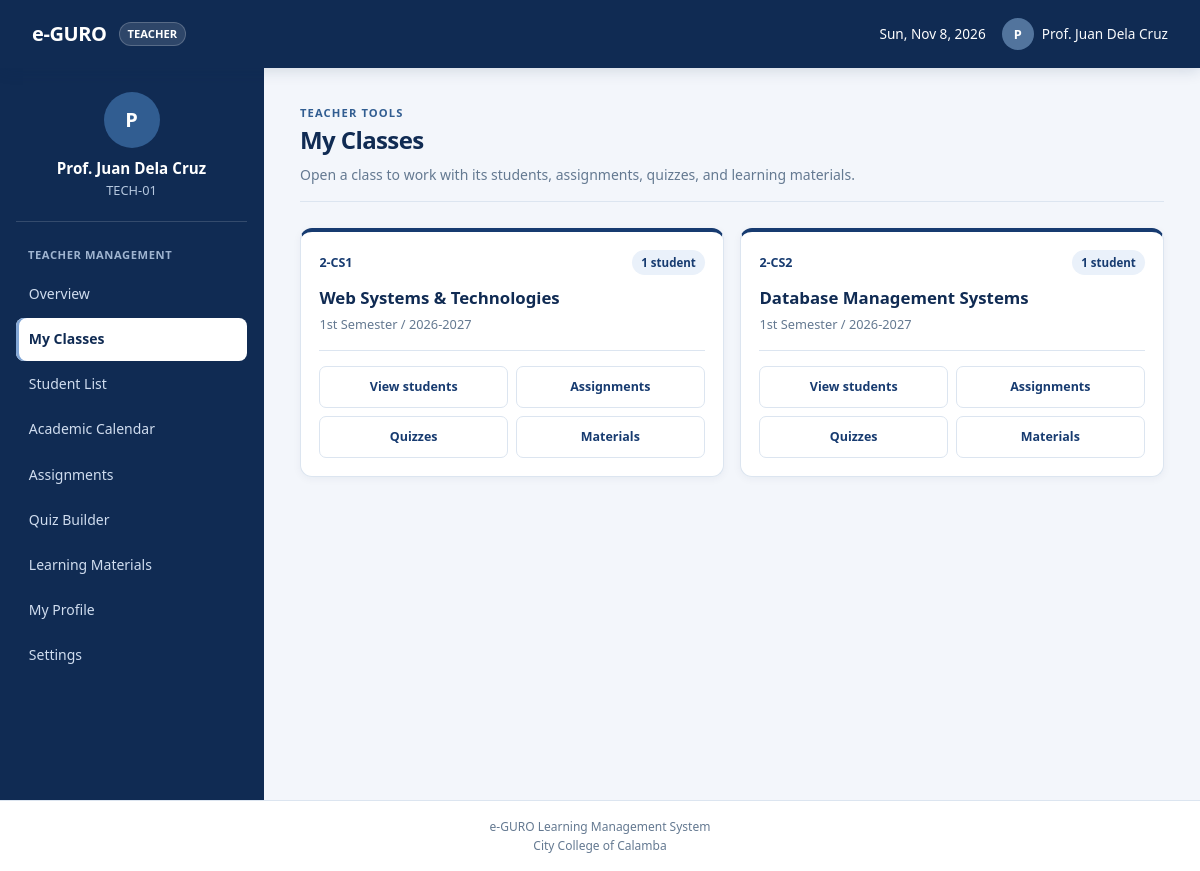
The app's page /teacher/my-classes.php (signed in) with its own data.
### tables this page shows
CREATE TABLE IF NOT EXISTS `classes` (
    `id` INT AUTO_INCREMENT PRIMARY KEY,
    `code` VARCHAR(50) NOT NULL UNIQUE,
    `name` VARCHAR(150) NOT NULL,
    `teacher_id` INT NULL,
    `fiscal_year` VARCHAR(50) DEFAULT '2026-2027',
    `semester` VARCHAR(50) DEFAULT '1st Semester',
    `created_at` DATETIME DEFAULT CURRENT_TIMESTAMP,
    FOREIGN KEY (`teacher_id`) REFERENCES `users`(`id`) ON DELETE SET NULL
);

### includes/teacher_init.php (called while the page is built, shortened)
<?php
require_once __DIR__ . '/functions.php';
$user = require_role('teacher');
$pdo = Database::connect();
$classQuery = $pdo->prepare(
    'SELECT c.*, COALESCE(enrollment_counts.students_count, 0) AS students_count
     FROM classes c
     LEFT JOIN (
         SELECT class_id, COUNT(DISTINCT student_id) AS students_count
         FROM class_enrollments
         GROUP BY class_id
     ) enrollment_counts ON enrollment_counts.class_id = c.id
     WHERE c.teacher_id = ?
     ORDER BY c.code'
);
$classQuery->execute([$user['id']]);
$classes = $classQuery->fetchAll();
function teacher_class_page(string $page, ?int $classId): string
{
    return $classId === null ? $page : $page . '?class_id=' . $classId;
}

### includes/functions.php (called while the page is built, shortened)
<?php
function e($value): string
{
    return htmlspecialchars((string) $value, ENT_QUOTES, 'UTF-8');
}

### teacher/my-classes.php (the view, shortened to what this page needs)
<?php
require_once __DIR__ . '/../includes/teacher_init.php';
include __DIR__ . '/../includes/header.php';
include __DIR__ . '/../includes/sidebar.php';
?>
<main class="main-content">
    <div class="page-header">
        <p class="eyebrow">TEACHER TOOLS</p>
        <h2>My Classes</h2>
        <p>Open a class to work with its students, assignments, quizzes, and learning materials.</p>
    </div>
    <?php if ($classes): ?>
        <div class="teacher-class-grid">
            <?php foreach ($classes as $class): ?>
                <?php $classId = (int) $class['id']; ?>
                <article class="teacher-class-card">
                    <div class="teacher-class-card-header">
                        <span class="teacher-class-code"><?= e($class['code']) ?></span>
                        <span class="teacher-class-student-count">
                            <?= (int) $class['students_count'] ?> <?= (int) $class['students_count'] === 1 ? 'student' : 'students' ?>
                        </span>
                    </div>
                    <h3><?= e($class['name']) ?></h3>
                    <p class="teacher-class-term"><?= e($class['semester'] . ' / ' . $class['fiscal_year']) ?></p>
                    <nav class="teacher-class-actions" aria-label="Actions for <?= e($class['code']) ?>">
                        <a href="<?= e(teacher_class_page('students.php', $classId)) ?>">View students</a>
                        <a href="<?= e(teacher_class_page('assignments.php', $classId)) ?>">Assignments</a>
                        <a href="<?= e(teacher_class_page('quizzes.php', $classId)) ?>">Quizzes</a>
                        <a href="<?= e(teacher_class_page('learning-materials.php', $classId)) ?>">Materials</a>
                    </nav>
                </article>
            <?php endforeach; ?>
        </div>
    <?php endif; ?>
</main>
<?php include __DIR__ . '/../includes/footer.php'; ?>

### assets/css/style.css (style rules this page uses)
:root { --primary: #173b70; --primary-hover: #102b53; --primary-light: #eaf1fa; --secondary: #102b53; --accent: #315d91; --bg-main: #f3f6fb; --bg-surface: #ffffff; --border: #dce5f0; --text-main: #1d3554; --text-muted: #647991; --shadow-sm: 0 2px 8px rgba(16, 43, 83, 0.05); --shadow-md: 0 8px 24px rgba(16, 43, 83, 0.1); --radius: 12px; }
* { box-sizing: border-box; margin: 0; padding: 0; }
body { font-family: system-ui, -apple-system, sans-serif; background: var(--bg-main); color: var(--text-main); line-height: 1.5; }
main.main-content, .main-content { flex: 1; padding: 1.5rem 2rem; min-width: 0; }
.page-header { margin-bottom: 1.5rem; padding-bottom: 0.75rem; border-bottom: 1px solid var(--border); }
.page-header h2 { font-size: 1.5rem; font-weight: 700; color: var(--secondary); }
.page-header p { font-size: 0.875rem; color: var(--text-muted); margin-top: 0.25rem; }
.main-content h2 { font-size: 1.4rem; font-weight: 700; color: var(--secondary); margin-bottom: 1rem; }
.main-content h3 { font-size: 1rem; font-weight: 600; color: var(--secondary); margin: 1rem 0 0.5rem; }
body { line-height: 1.6; }
main.main-content, .main-content { padding: 2rem clamp(1.25rem, 3vw, 2.75rem); }
.page-header { margin-bottom: 1.6rem; padding-bottom: 1rem; }
.page-header h2 { margin-bottom: 0.25rem; font-size: clamp(1.5rem, 2vw, 1.9rem); letter-spacing: -0.025em; }
.page-header p { line-height: 1.55; }
.eyebrow { color: var(--accent) !important; font-size: 0.7rem !important; font-weight: 750; letter-spacing: 0.1em; }
.teacher-class-grid { display: grid; grid-template-columns: repeat(auto-fit, minmax(min(100%, 290px), 1fr)); gap: 1rem; }
.teacher-class-card { min-width: 0; padding: 1.15rem; border: 1px solid var(--border); border-top: 4px solid var(--primary); border-radius: var(--radius); background: var(--bg-surface); box-shadow: var(--shadow-sm); }
.teacher-class-card-header { display: flex; align-items: center; justify-content: space-between; gap: 0.75rem; }
.teacher-class-code { min-width: 0; overflow-wrap: anywhere; color: var(--primary); font-size: 0.78rem; font-weight: 750; }
.teacher-class-student-count { flex: 0 0 auto; padding: 0.2rem 0.55rem; border-radius: 999px; background: var(--primary-light); color: var(--primary); font-size: 0.72rem; font-weight: 650; }
.teacher-class-card h3 { margin: 0.75rem 0 0.25rem; color: var(--secondary); font-size: 1.05rem; line-height: 1.35; overflow-wrap: anywhere; }
.teacher-class-term { color: var(--text-muted); font-size: 0.8rem; }
.teacher-class-actions { display: grid; grid-template-columns: repeat(2, minmax(0, 1fr)); gap: 0.5rem; margin-top: 1rem; padding-top: 0.9rem; border-top: 1px solid var(--border); }
.teacher-class-actions a { display: flex; min-height: 42px; align-items: center; justify-content: center; padding: 0.4rem; border: 1px solid var(--border); border-radius: 7px; color: var(--primary); font-size: 0.78rem; font-weight: 650; text-align: center; text-decoration: none; }

### records on screen
classes: code "2-CS1", students_count "1", name "Web Systems & Technologies", semester+fiscal_year "1st Semester / 2026-2027"
classes: code "2-CS2", students_count "1", name "Database Management Systems", semester+fiscal_year "1st Semester / 2026-2027"

### other values on screen
$user['role'] "TEACHER"
$avatarInitial "P"
$user['name'] "Prof. Juan Dela Cruz"
$user['student_id'] "TECH-01"
$sectionTitle "TEACHER MANAGEMENT"
$label "Overview"
$label "My Classes"
$label "Student List"
$label "Academic Calendar"
$label "Assignments"
$label "Quiz Builder"
$label "Learning Materials"
$label "My Profile"
$label "Settings"
